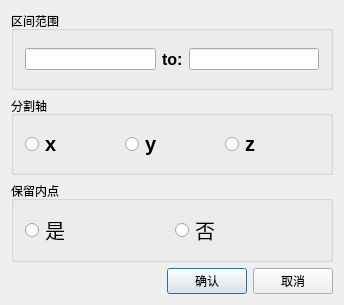
<?xml version="1.0" encoding="UTF-8"?>
<ui version="4.0">
 <class>CrossSectionClass</class>
 <widget class="QDialog" name="CrossSectionClass">
  <property name="geometry">
   <rect>
    <x>0</x>
    <y>0</y>
    <width>344</width>
    <height>305</height>
   </rect>
  </property>
  <property name="windowTitle">
   <string>CrossSection</string>
  </property>
  <layout class="QVBoxLayout" name="verticalLayout">
   <item>
    <widget class="QGroupBox" name="groupBox">
     <property name="title">
      <string>区间范围</string>
     </property>
     <layout class="QHBoxLayout" name="horizontalLayout_3">
      <item>
       <widget class="QLineEdit" name="StartLineEdit"/>
      </item>
      <item>
       <widget class="QLabel" name="label">
        <property name="font">
         <font>
          <family>Yu Gothic UI</family>
          <pointsize>12</pointsize>
          <weight>75</weight>
          <bold>true</bold>
         </font>
        </property>
        <property name="text">
         <string>to:</string>
        </property>
       </widget>
      </item>
      <item>
       <widget class="QLineEdit" name="EndLineEdit"/>
      </item>
     </layout>
    </widget>
   </item>
   <item>
    <widget class="QGroupBox" name="groupBox_2">
     <property name="title">
      <string>分割轴</string>
     </property>
     <layout class="QHBoxLayout" name="horizontalLayout_4">
      <item>
       <widget class="QRadioButton" name="XradioButton">
        <property name="font">
         <font>
          <family>Yu Gothic UI</family>
          <pointsize>15</pointsize>
          <weight>75</weight>
          <bold>true</bold>
         </font>
        </property>
        <property name="text">
         <string>x</string>
        </property>
       </widget>
      </item>
      <item>
       <widget class="QRadioButton" name="YradioButton">
        <property name="font">
         <font>
          <family>Yu Gothic UI</family>
          <pointsize>15</pointsize>
          <weight>75</weight>
          <bold>true</bold>
         </font>
        </property>
        <property name="text">
         <string>y</string>
        </property>
       </widget>
      </item>
      <item>
       <widget class="QRadioButton" name="ZradioButton">
        <property name="font">
         <font>
          <family>Yu Gothic UI</family>
          <pointsize>15</pointsize>
          <weight>75</weight>
          <bold>true</bold>
         </font>
        </property>
        <property name="text">
         <string>z</string>
        </property>
       </widget>
      </item>
     </layout>
    </widget>
   </item>
   <item>
    <widget class="QGroupBox" name="groupBox_3">
     <property name="title">
      <string>保留内点</string>
     </property>
     <layout class="QHBoxLayout" name="horizontalLayout_5">
      <item>
       <widget class="QRadioButton" name="YesRadioButton">
        <property name="font">
         <font>
          <family>等线 Light</family>
          <pointsize>15</pointsize>
         </font>
        </property>
        <property name="text">
         <string>是</string>
        </property>
       </widget>
      </item>
      <item>
       <widget class="QRadioButton" name="NoRadioButton">
        <property name="font">
         <font>
          <family>等线 Light</family>
          <pointsize>15</pointsize>
          <weight>50</weight>
          <bold>false</bold>
         </font>
        </property>
        <property name="text">
         <string>否</string>
        </property>
       </widget>
      </item>
     </layout>
    </widget>
   </item>
   <item>
    <layout class="QHBoxLayout" name="horizontalLayout">
     <item>
      <spacer name="horizontalSpacer">
       <property name="orientation">
        <enum>Qt::Horizontal</enum>
       </property>
       <property name="sizeHint" stdset="0">
        <size>
         <width>40</width>
         <height>20</height>
        </size>
       </property>
      </spacer>
     </item>
     <item>
      <widget class="QPushButton" name="okButton">
       <property name="text">
        <string>确认</string>
       </property>
      </widget>
     </item>
     <item>
      <widget class="QPushButton" name="cancelButton">
       <property name="text">
        <string>取消</string>
       </property>
      </widget>
     </item>
    </layout>
   </item>
  </layout>
 </widget>
 <layoutdefault spacing="6" margin="11"/>
 <resources/>
 <connections/>
</ui>
